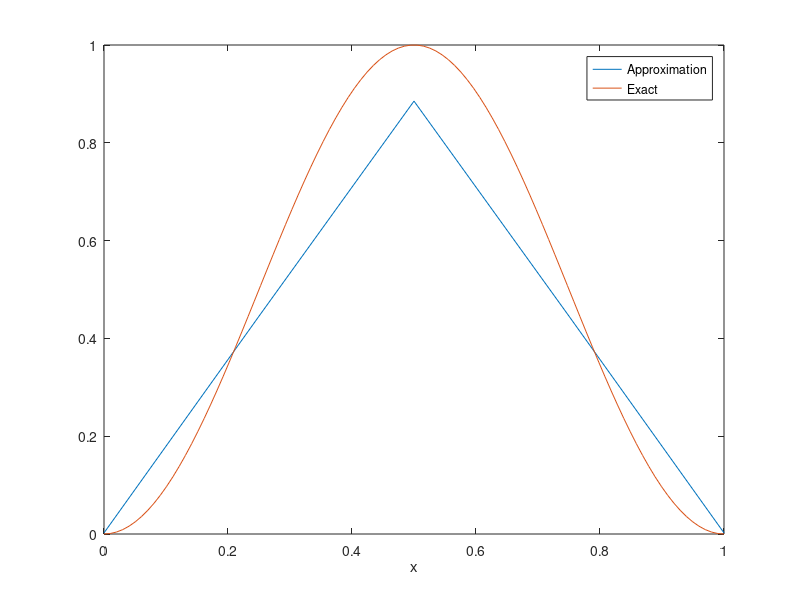

MATLAB code for this plot:
% MATH 521, Homework 1, Problem A4
% FEM 1D implementation 
% The PDE is --- -u'' + u = f , u is 1-periodic in x

% exact solution 
u = @(x)  (sin(pi*x)).^2;

f = @(t) (-(2*pi^2*cos(pi*t).^2 - 2*pi^2*sin(pi*t)^2 ) +  (sin(pi*t)).^2);
% the grid 
N = 4;
h = 1/N;
x = (0:N)*h;
% x
% setup mass matrix M
M = zeros(N+1, N+1);
M00 = 2*h/3;
M11 = h/6;
M22 = h/6;
M = diag(M00*ones(1,N+1)) + diag(M11*ones(1,N),-1) + diag(M22*ones(1,N),1);
M(1, N+1) = M(1,1);
M(N+1,1) = M(N+1, N+1);
M

% setup stiffness matrix K
K = zeros(N+1, N+1);
K00 = 2/h;
K11 = -1/h;
K22 = -1/h;
K = diag(K00*ones(1,N+1)) + diag(K11*ones(1,N),-1) + diag(K22*ones(1,N),1);
K(1, N+1) = K(1,1);
K(N+1,1) = K(N+1, N+1); 

% setup the right hand side using quadrature
%f = zeros(N+1, 1);
%for i = 1:N+1
%    f(i) = u(x(i));
%end
F = zeros(N+1, 1);
for i = 2:N
     F(i) = (h/2)* (f(x(i) - (h/2)) + f(x(i) + (h/2)));
    h
    % for phi1 = (1 + xi)/2
    % g(-1/sqrt(3)) + g(1/sqrt(3))
    F1 = (h/2) *  ( (1-1/sqrt(3)) * f((h/2) * (-1/sqrt(3) + 1) + x(i-1)))  
    + (h/2) * ((1+1/sqrt(3)) * f((h/2) * (1/sqrt(3) + 1) + x(i-1)));
                  
    % for phi2 = (1 - xi)/2
    % g(-1/sqrt(3)) + g(1/sqrt(3))
    F2 = (h/2) *  ( (1+1/sqrt(3)) * f((h/2) * (-1/sqrt(3) + 1) + x(i)))  
    + (h/2) * ((1-1/sqrt(3)) * f((h/2) * (1/sqrt(3) + 1) + x(i)));
    
%     F(i) =  F1 + F2;
              
end
% % 
F(1) = (h/2) * (f(x(1) + (h/2)));
F(N+1) = (h/2)* (f(x(N+1) - (h/2)));

% 
% F(1) = (h/2) *  ( (1+1/sqrt(3)) * f((h/2) * (-1/sqrt(3) + 1) + x(1)))  
%     + (h/2) * ((1-1/sqrt(3)) * f((h/2) * (1/sqrt(3) + 1) + x(1)));
%   
% F(1) = 0;
% F(N+1) = 0 ; 
%     (h/2) *  ( (1-1/sqrt(3)) * f((h/2) * (-1/sqrt(3) + 1) + x(N)))  
%     + (h/2) * ((1+1/sqrt(3)) * f((h/2) * (1/sqrt(3) + 1) + x(N)));  

% F at the boundary -- you would have either of F1 or F2 at the boundary,
% but not both.

left = M + K;
right = F;

U = left\right;
% maxerr = max(abs(U-u(x)'));


x1 = linspace(0,1);
y1 = u(x1);%sin(4*pi*x1);
% 
figure(1)
%plot(x, h*fun1(x+h/2), x, fun1(x))
plot(x, U, x1, u(x1))
xlabel('x')
%ylabel('y')
legend('Approximation','Exact')

U = U(2:N)
x = x(2:N)
% convergence in max norm  O(h^2)
maxNormError = max(abs(U - u(x)'));
is = norm(U - u(x)', inf);
is2 = norm(U - u(x)', 'fro');

% calculate L2 error
L2_err = 0;

% for i=2:N
%     vec = [U(i), u(x(i))];
%     l2 = norm(vec, 'fro');
%     
%     diff = abs(U(i) - u(x(i)));
%     L2_err = L2_err + diff^2;
% end
% L2_err = sqrt(L2_err);
% L2_err


ue = u;
xp = x;
uh = U;
% x1 = 0:0.1:1;021 % for H1err we need the derivation of the exact solution
uprime = @(x) (2*pi*cos(pi*x)*sin*(pi*x));%str2func(['@(x)',char(diff(sym(ue)))]); 
% set the errors to zero, for summation
L2err = 0;
H1err = 0;
 
% h = diff(xp);
% duh = diff(uh)./h;
for j = 1:length(uh)
    %         L2err = L2err + sqrt(h(j))*(ue(xp(j))-uh(j))^2;
    L2err = L2err + (ue(xp(j))-uh(j))^2;
end

% for j = 1:length(duh)
%      %L2err = L2err + (ue(xp(j))-uh(j))^2;
%      H1err = H1err + ((uprime(xp(j)))-duh(j))^2;
% end
%  
% H1err = sqrt(mean(h))*sqrt(H1err + L2err);
L2err = sqrt(mean(h))*sqrt(L2err);
L2err

maxNormError

% for k = 1:length(xp)
%      uex(k) = ue(xp(k));
% end
%  
% LI0err = max(abs(uex-uh'));
% LI0err

% %y1 = 0:0.1:1
% % generate random grid 
% for i=1:11
%     % generate random number in the range 0,1
%     randomNum = rand()*2;
% 
%     % generate random number in the range [-h/3, h/3]
%     r = (2*h/3) * randomNum - (h/3);
%     r
%     
%     x1(i) = x1(i) + r;
% end
% x1
% y1 = zeros(11, 1);
% plot(x1, y1, 'o')
% % convergence in the HP1 norm
% 
% % convergence in the L2 norm
F